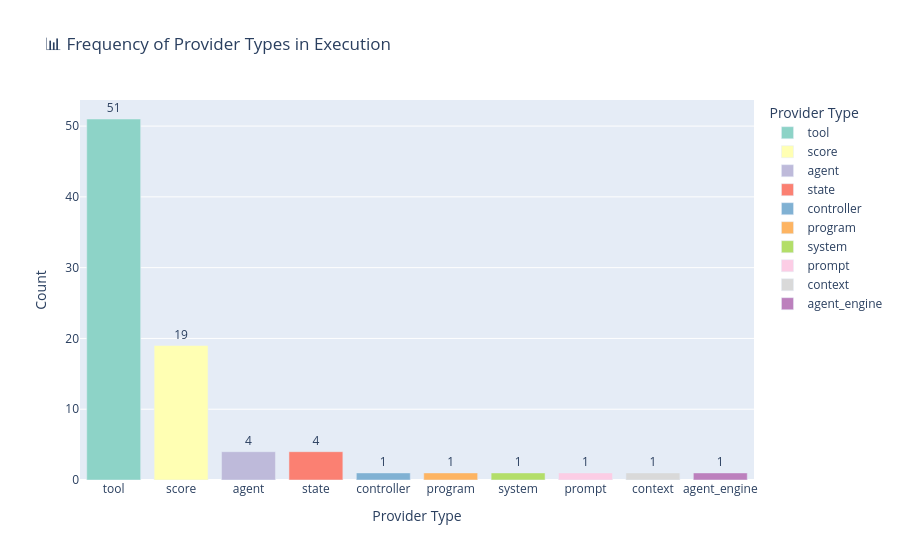

Write notebook code for a chart like this one.
### Markdown cell above
### 📊 Frequency of Provider Types in Execution

This bar chart displays the **number of times each `provider_type` appears** in the execution log.

#### 🧠 What this code does:
- Groups the log (`df`) by `provider_type` and counts how many entries exist for each type (e.g., `agent`, `tool`, `score`, `state`, etc.).
- Uses Plotly Express to render a **bar chart** with the provider types on the x-axis and their respective frequencies on the y-axis.
- Adds labels and color-coding to make the chart more interpretable and visually distinct.

#### 🔍 What you're observing:
- **Higher bars** indicate providers that are invoked more frequently (e.g., tools may appear often during scoring).
- Can help reveal which components dominate system activity.
- Serves as a quick summary of system behavior — useful for tuning, bottleneck detection, or debugging repeated execution patterns.

This is a foundational metric for system observability, especially when comparing runs or systems with different configurations.

### Code cell
import plotly.express as px

# Count how many times each provider type appears
provider_freq = df["provider_type"].value_counts().reset_index()
provider_freq.columns = ["provider_type", "count"]

# Plot as bar chart
fig = px.bar(
    provider_freq,
    x="provider_type",
    y="count",
    text="count",
    title="📊 Frequency of Provider Types in Execution",
    labels={"provider_type": "Provider Type", "count": "Occurrences"},
    color="provider_type",
    color_discrete_sequence=px.colors.qualitative.Set3
)
fig.update_traces(textposition="outside")
fig.update_layout(xaxis_title="Provider Type", yaxis_title="Count")
fig.show()

### Figure 1 — Plotly figure (JSON) as saved in the notebook; plotly's stock layout.template omitted (floating-point values rounded to 4 significant figures)
{"data": [{"hovertemplate": "Provider Type=%{x}<br>Occurrences=%{text}<extra></extra>", "legendgroup": "tool", "marker": {"color": "rgb(141,211,199)", "pattern": {"shape": ""}}, "name": "tool", "orientation": "v", "showlegend": true, "text": [51.0], "textposition": "outside", "type": "bar", "x": ["tool"], "xaxis": "x", "y": [51], "yaxis": "y"}, {"hovertemplate": "Provider Type=%{x}<br>Occurrences=%{text}<extra></extra>", "legendgroup": "score", "marker": {"color": "rgb(255,255,179)", "pattern": {"shape": ""}}, "name": "score", "orientation": "v", "showlegend": true, "text": [19.0], "textposition": "outside", "type": "bar", "x": ["score"], "xaxis": "x", "y": [19], "yaxis": "y"}, {"hovertemplate": "Provider Type=%{x}<br>Occurrences=%{text}<extra></extra>", "legendgroup": "agent", "marker": {"color": "rgb(190,186,218)", "pattern": {"shape": ""}}, "name": "agent", "orientation": "v", "showlegend": true, "text": [4.0], "textposition": "outside", "type": "bar", "x": ["agent"], "xaxis": "x", "y": [4], "yaxis": "y"}, {"hovertemplate": "Provider Type=%{x}<br>Occurrences=%{text}<extra></extra>", "legendgroup": "state", "marker": {"color": "rgb(251,128,114)", "pattern": {"shape": ""}}, "name": "state", "orientation": "v", "showlegend": true, "text": [4.0], "textposition": "outside", "type": "bar", "x": ["state"], "xaxis": "x", "y": [4], "yaxis": "y"}, {"hovertemplate": "Provider Type=%{x}<br>Occurrences=%{text}<extra></extra>", "legendgroup": "controller", "marker": {"color": "rgb(128,177,211)", "pattern": {"shape": ""}}, "name": "controller", "orientation": "v", "showlegend": true, "text": [1.0], "textposition": "outside", "type": "bar", "x": ["controller"], "xaxis": "x", "y": [1], "yaxis": "y"}, {"hovertemplate": "Provider Type=%{x}<br>Occurrences=%{text}<extra></extra>", "legendgroup": "program", "marker": {"color": "rgb(253,180,98)", "pattern": {"shape": ""}}, "name": "program", "orientation": "v", "showlegend": true, "text": [1.0], "textposition": "outside", "type": "bar", "x": ["program"], "xaxis": "x", "y": [1], "yaxis": "y"}, {"hovertemplate": "Provider Type=%{x}<br>Occurrences=%{text}<extra></extra>", "legendgroup": "system", "marker": {"color": "rgb(179,222,105)", "pattern": {"shape": ""}}, "name": "system", "orientation": "v", "showlegend": true, "text": [1.0], "textposition": "outside", "type": "bar", "x": ["system"], "xaxis": "x", "y": [1], "yaxis": "y"}, {"hovertemplate": "Provider Type=%{x}<br>Occurrences=%{text}<extra></extra>", "legendgroup": "prompt", "marker": {"color": "rgb(252,205,229)", "pattern": {"shape": ""}}, "name": "prompt", "orientation": "v", "showlegend": true, "text": [1.0], "textposition": "outside", "type": "bar", "x": ["prompt"], "xaxis": "x", "y": [1], "yaxis": "y"}, {"hovertemplate": "Provider Type=%{x}<br>Occurrences=%{text}<extra></extra>", "legendgroup": "context", "marker": {"color": "rgb(217,217,217)", "pattern": {"shape": ""}}, "name": "context", "orientation": "v", "showlegend": true, "text": [1.0], "textposition": "outside", "type": "bar", "x": ["context"], "xaxis": "x", "y": [1], "yaxis": "y"}, {"hovertemplate": "Provider Type=%{x}<br>Occurrences=%{text}<extra></extra>", "legendgroup": "agent_engine", "marker": {"color": "rgb(188,128,189)", "pattern": {"shape": ""}}, "name": "agent_engine", "orientation": "v", "showlegend": true, "text": [1.0], "textposition": "outside", "type": "bar", "x": ["agent_engine"], "xaxis": "x", "y": [1], "yaxis": "y"}], "layout": {"barmode": "relative", "legend": {"title": {"text": "Provider Type"}, "tracegroupgap": 0}, "title": {"text": "📊 Frequency of Provider Types in Execution"}, "xaxis": {"anchor": "y", "categoryarray": ["tool", "score", "agent", "state", "controller", "program", "system", "prompt", "context", "agent_engine"], "categoryorder": "array", "domain": [0, 1], "title": {"text": "Provider Type"}}, "yaxis": {"anchor": "x", "domain": [0, 1], "title": {"text": "Count"}}}}
